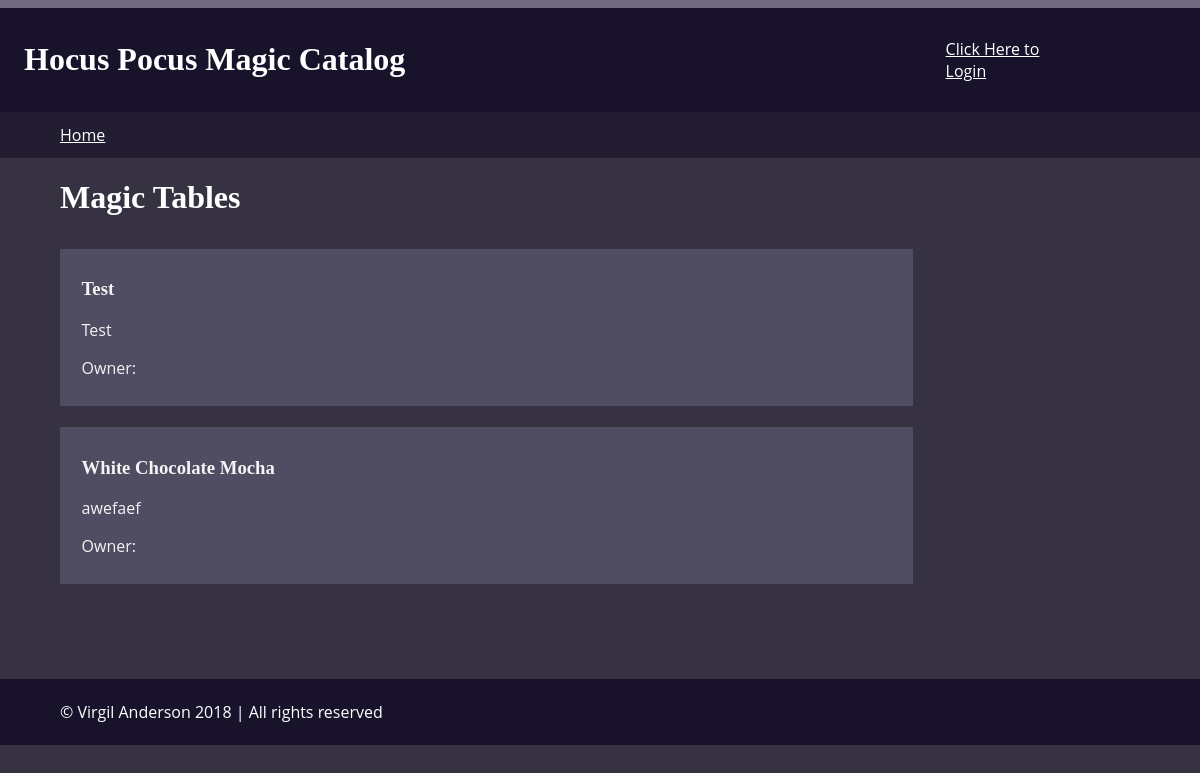
Before: /category/9 with the older database file.
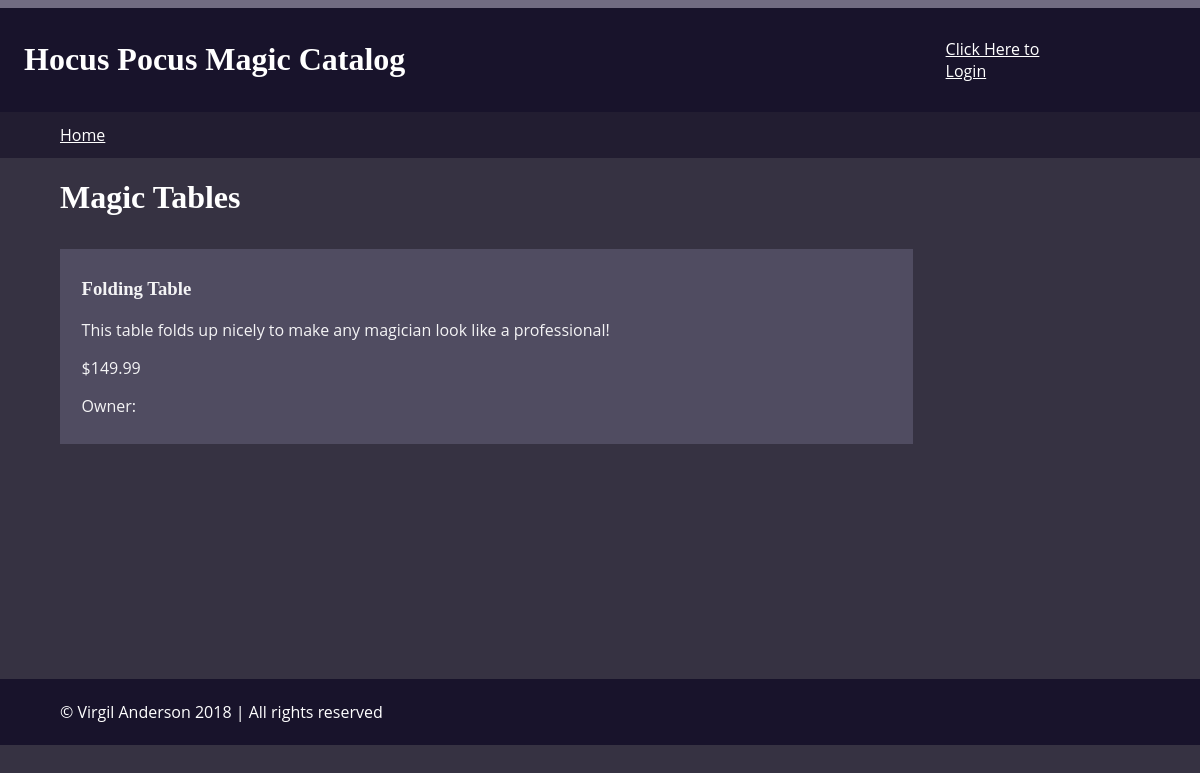
After: the same page with the newer database file.
### database_setup.py (models this page shows, shortened)
class Item(Base):
    __tablename__ = 'item'
    name = Column(String(80), nullable=False)
    id = Column(Integer, primary_key=True)
    description = Column(String(250))
    price = Column(String(8))
    category_id = Column(Integer, ForeignKey('magicCategory.id'))
    category = relationship(magicCategory)
    user_id = Column(Integer, ForeignKey('user.id'))
    user = relationship(User)

### project.py (the view)
@app.route('/category/<int:cat_id>')
def showCategory(cat_id):
    c = session.query(magicCategory).filter_by(id=cat_id).one()
    o = getUserInfo(c.user_id)
    i = session.query(Item).filter_by(category_id=cat_id).all()
    t = ('%s' % c.name)
    m = ''
    if not i:
        m = "Your category doesn't have any items yet"
    if 'picture' in login_session:
        p = login_session['picture']
    else:
        p = ''
    if 'username' not in login_session or o.id != login_session['user_id']:
        return render_template('pCat.html', i=i, c=c, m=m, o=o, t=t, p=p)
    else:
        return render_template('cat.html', i=i, c=c, m=m, o=o, t=t, p=p)

### project.py (called while the page is built)
def getUserInfo(user_id):
    user = session.query(User).filter_by(id=user_id).one_or_none()
    return user if user else None

### templates/pCat.html (shortened to what this page needs)
{% extends "main.html" %}
{% block content %}
{% include "header.html" %}
{% include "navigation.html" %}
<main>
  <h1>{{c.name}}</h1>
  <section class='flex-box'>
    {% for i in i%}
    <div class='item'>
      <h3>{{i.name}}</h3>
      <p>{{i.description}}</p>
      <p>{{i.price}}</p>
      <p>Owner: {{o.name}}</p>
    </div>
    {% endfor %}
  </section>
</main>
{% include "footer.html" %}
{% endblock %}

Changed rows visible on the page:
removed Item: name "Test", description "Test"
no longer on this page (row edited): Item: name "White Chocolate Mocha", description "awefaef"
added Item: name "Folding Table", description "This table folds up nicely to make any magician look like a professional!", price "$149.99"
